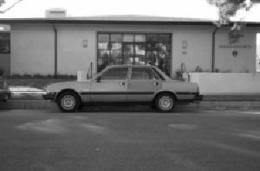
#> input picture image_0002.jpg, 260 x 171 px
$ python simple_thresholding.py --image image_0002.jpg
#> lines starting #> are read from the running program, lines starting #| are printed output that depends on the picture; after the words box and inside, x2 and y2 are one past the last pixel; in counts of white or black regions, pixels touching at a corner belong together
# -*- coding: utf-8 -*-
"""
Created on Wed May 24 14:18:35 2017

@author: Rukayat Ariroi
"""

import numpy as np
import argparse
import cv2

ap = argparse.ArgumentParser()
ap.add_argument("-i", "--image", required = True,
help = "Path to the image")
args = vars(ap.parse_args())

image = cv2.imread(args["image"])
#> image is the input picture: shape (171, 260, 3); min 0, max 255, mean 111.6
image = cv2.cvtColor(image, cv2.COLOR_BGR2GRAY)
#> image: shape (171, 260)
blurred = cv2.GaussianBlur(image, (5, 5), 0)
cv2.imshow("Image", image)
(T, thresh) = cv2.threshold(blurred, 155, 255, cv2.THRESH_BINARY)
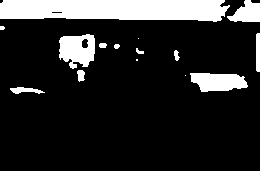
#> thresh: shape (171, 260); 16% white; 15 white regions (4 under 20 px), largest, box (x1, y1, x2, y2) and area: (0, 0, 230, 22) 4359, (59, 34, 95, 69) 925, (190, 73, 248, 92) 837
cv2.imshow("Threshold Binary", thresh)
(T, threshInv) = cv2.threshold(blurred, 155, 255, cv2.THRESH_BINARY_INV)
cv2.imshow("Threshold Binary Inverse", threshInv)
cv2.imshow("Mask", cv2.bitwise_and(image, image, mask =
threshInv))
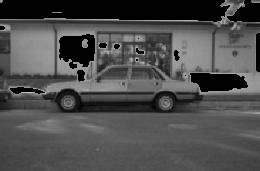
#> window 'Mask': shape (171, 260); min 0, max 201, mean 77.2
cv2.waitKey(0)

$ run again, on image_0075.jpg
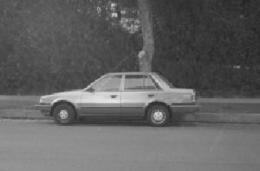
#> input picture image_0075.jpg, 260 x 171 px
#> image is the input picture: shape (171, 260, 3); min 35, max 236, mean 98
#> image: shape (171, 260)
#> `(T, thresh) = cv2.threshold(blurred, 155, 255, cv2.THRESH_BINARY)`:
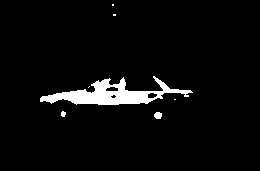
#> thresh: shape (171, 260); 4.2% white; 7 white regions (4 under 20 px), largest, box (x1, y1, x2, y2) and area: (40, 76, 193, 105) 1794, (154, 112, 162, 119) 46, (61, 111, 66, 117) 24
#> `cv2.imshow("Mask", cv2.bitwise_and(image, image, mask = threshInv))`:
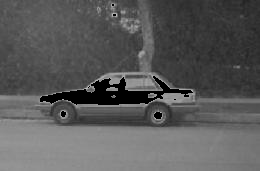
#> window 'Mask': shape (171, 260); min 0, max 197, mean 90.1

$ run again, on image_0090.jpg
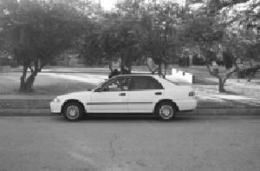
#> input picture image_0090.jpg, 260 x 171 px
#> image is the input picture: shape (171, 260, 3); min 15, max 255, mean 118.8
#> image: shape (171, 260)
#> `(T, thresh) = cv2.threshold(blurred, 155, 255, cv2.THRESH_BINARY)`:
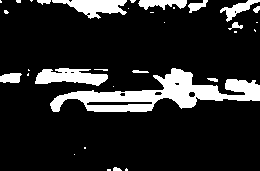
#> thresh: shape (171, 260); 14.7% white; 33 white regions (20 under 20 px), largest, box (x1, y1, x2, y2) and area: (50, 68, 260, 112) 3653, (35, 68, 108, 86) 857, (52, 0, 127, 19) 770
#> `cv2.imshow("Mask", cv2.bitwise_and(image, image, mask = threshInv))`:
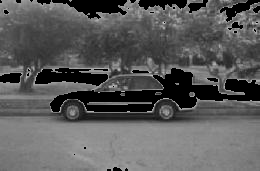
#> window 'Mask': shape (171, 260); min 0, max 207, mean 90.5

$ run again, on image_0120.jpg
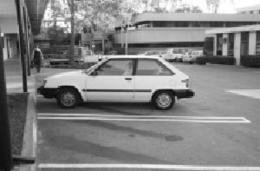
#> input picture image_0120.jpg, 260 x 171 px
#> image is the input picture: shape (171, 260, 3); min 7, max 255, mean 130.8
#> image: shape (171, 260)
#> `(T, thresh) = cv2.threshold(blurred, 155, 255, cv2.THRESH_BINARY)`:
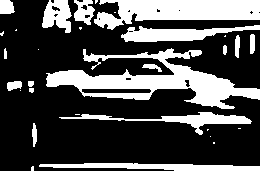
#> thresh: shape (171, 260); 29.8% white; 31 white regions (14 under 20 px), largest, box (x1, y1, x2, y2) and area: (46, 48, 260, 109) 4760, (94, 0, 260, 30) 3183, (121, 25, 260, 42) 1251
#> `cv2.imshow("Mask", cv2.bitwise_and(image, image, mask = threshInv))`:
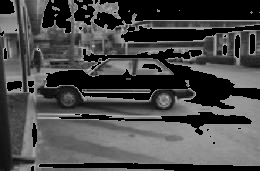
#> window 'Mask': shape (171, 260); min 0, max 203, mean 73.8
